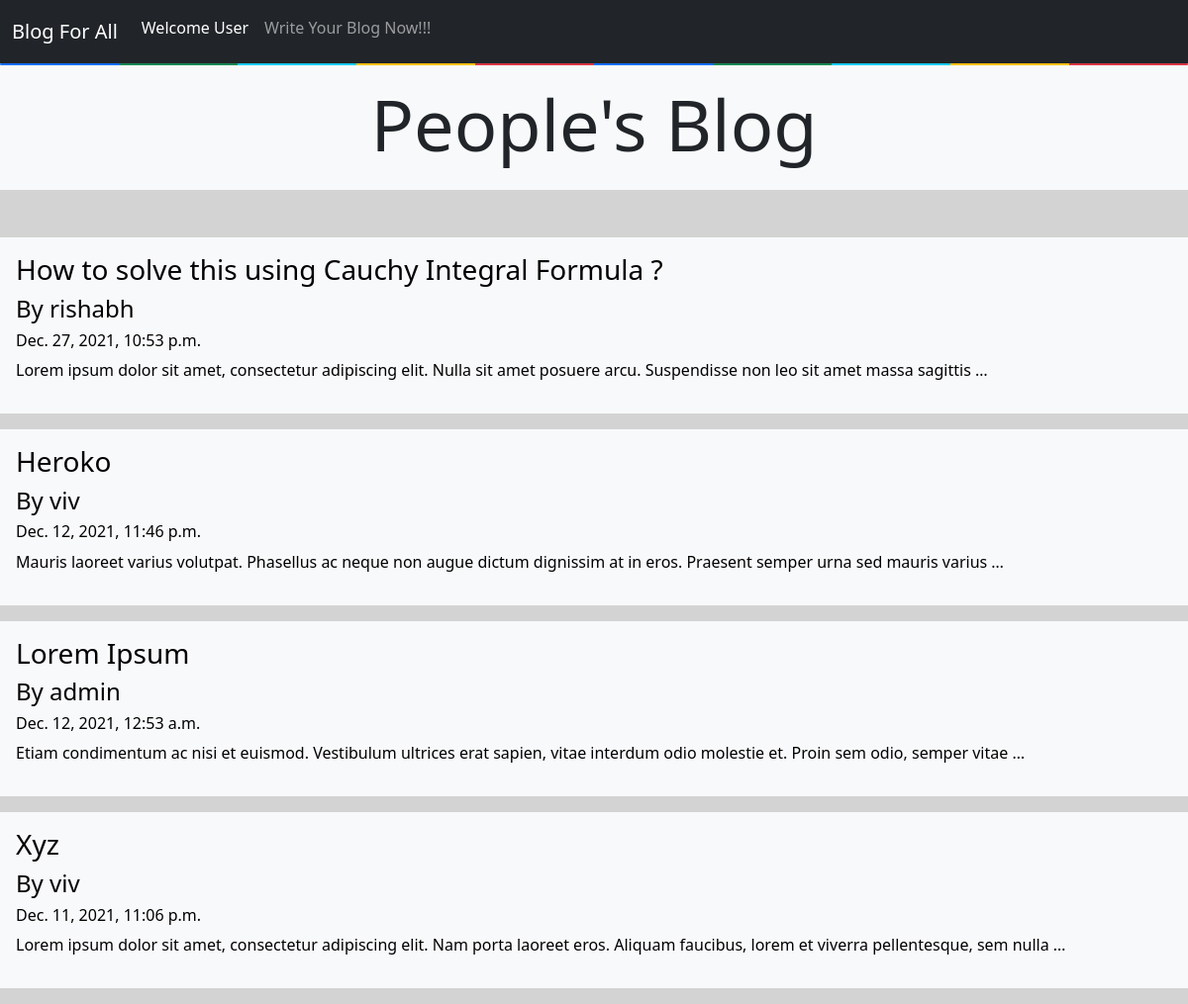
The page / on the database its author committed.
### App/models.py (models this page shows)
class blog_model(models.Model):
    id = models.IntegerField(primary_key=True)
    name = models.CharField(max_length=100, default="")
    blog_title = models.CharField(max_length=100, default="", editable=True)
    content = models.TextField()
    created_at = models.DateTimeField(default=datetime.now, blank=True)

### App/views.py (the view)
# urls.py: path('', views.index ,name="index"),
def index(request):
    obj = blog_model.objects.all()
    return render(request, "1_index.html", {'obj':obj})

### templates/1_index.html (shortened to what this page needs)
{% extends 'base.html' %}
{% block body %}
<div class="container-fluid mt-0 p-0">
  <div class="d-flex justify-content-center bg-light py-3 mb-5">
  <h1 class="display-2"> People's Blog </h1>
  </div>
  {% for ele in obj reversed %}
      <a style="text-decoration:none; color:black;" href="post/{{ele.id}}">
      <div class="bg-light p-3 mb-3">
      <h3> {{ele.blog_title}} </h3>
      <h4> By {{ ele.name }} </h4>
      <h6> {{ ele.created_at }} </h6>
      <p>
          {{ele.content|truncatewords:20}}
      </p>
      </div>
      </a>
  {% endfor %}
</div>
{% endblock body %}

### rows shown on the page
blog_model: blog_title "How to solve this using Cauchy Integral Formula ?", name "rishabh", created_at "Dec. 27, 2021, 10:53 p.m.", content "Lorem ipsum dolor sit amet, consectetur adipiscing elit. Nulla sit amet posuere arcu. Suspendisse non leo sit amet massa sagittis …"
blog_model: blog_title "Heroko", name "viv", created_at "Dec. 12, 2021, 11:46 p.m.", content "Mauris laoreet varius volutpat. Phasellus ac neque non augue dictum dignissim at in eros. Praesent semper urna sed mauris varius …"
blog_model: blog_title "Lorem Ipsum", name "admin", created_at "Dec. 12, 2021, 12:53 a.m.", content "Etiam condimentum ac nisi et euismod. Vestibulum ultrices erat sapien, vitae interdum odio molestie et. Proin sem odio, semper vitae …"
blog_model: blog_title "Xyz", name "viv", created_at "Dec. 11, 2021, 11:06 p.m.", content "Lorem ipsum dolor sit amet, consectetur adipiscing elit. Nam porta laoreet eros. Aliquam faucibus, lorem et viverra pellentesque, sem nulla …"
